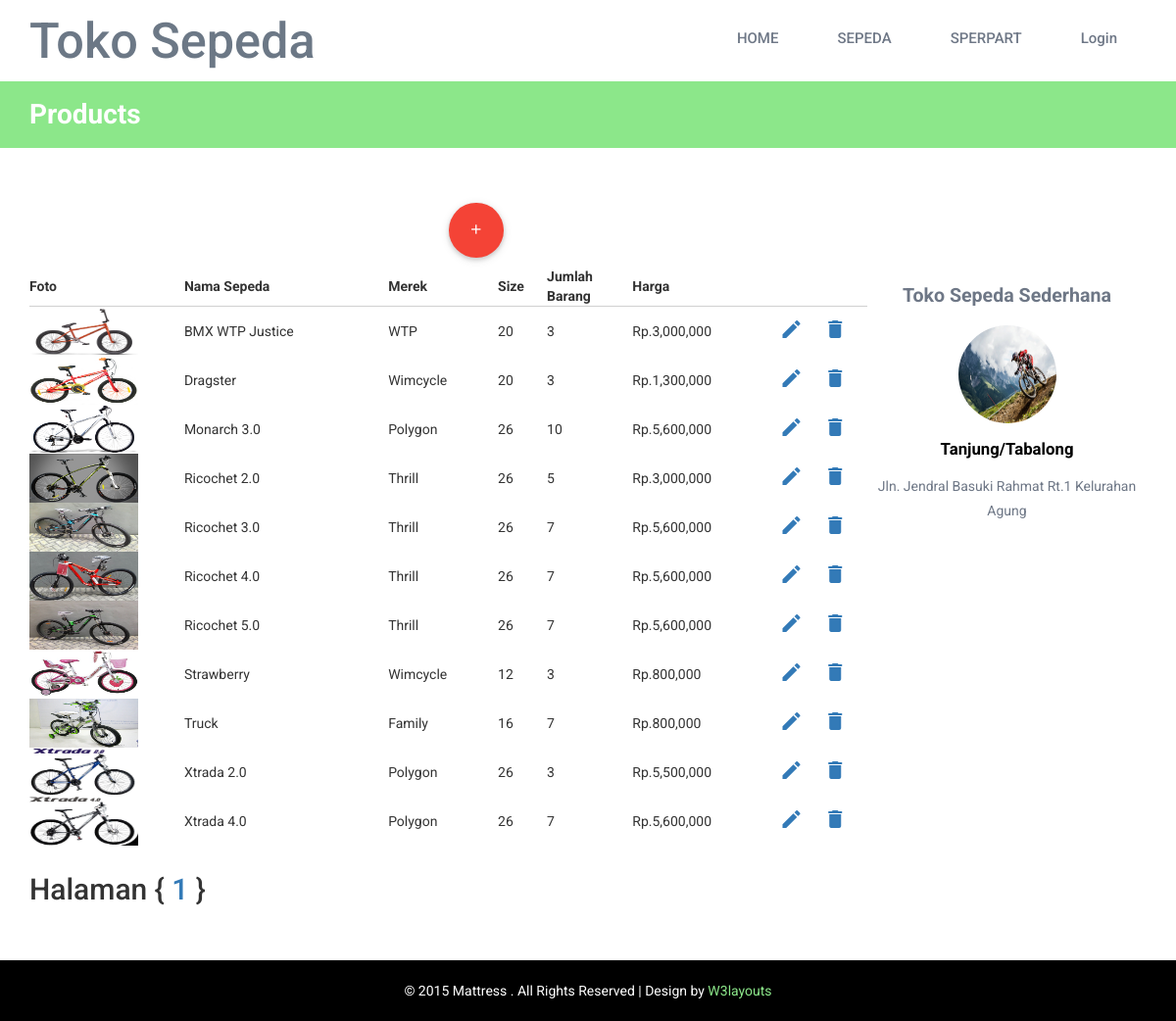
/php/admin/products.php, run on the app's committed database.
### tables this page shows
CREATE TABLE `sepeda` (
  `kode_sepeda` int(5) NOT NULL,
  `merek` varchar(50) NOT NULL,
  `nama_sepeda` varchar(50) NOT NULL,
  `size_sepeda` varchar(2) NOT NULL,
  `harga_sepeda` int(100) NOT NULL,
  `jumlah_barang` int(11) NOT NULL,
  `gambar` varchar(50) NOT NULL
);

### php/admin/products.php (the view, shortened to what this page needs)
<?php
include_once('../connect.php');
?>
<!DOCTYPE html>
<html>
<head>
<link href="../../materialize/css/materialize.css" rel="stylesheet" type="text/css" media="all" />
<link href="../../materialize/css/materialize.min.css" rel="stylesheet" type="text/css" media="all" />
<link href="../../css/bootstrap.css" rel="stylesheet" type="text/css" media="all" />
<link href="../../css/style.css" rel="stylesheet" type="text/css" media="all" />
<link href="../../css/memenu.css" rel="stylesheet" type="text/css" media="all" />
</head>
<body>
		<div class="container">
			<div class="head-top">
				<div class="logo">
					<h1><a href="admin.php">Toko Sepeda</a></h1>
				</div>
		  <div class=" h_menu4">
				<ul class="memenu skyblue">
					  <li><a class="color8" href="admin.php">HOME</a></li>
				      <li><a class="color1" href="#">SEPEDA</a>
					</li>
				    <li class="grid"><a class="color2" href="#">SPERPART</a>
			    </li>
				<li><a class="color4" href="login.html">Login</a></li>
			  </ul>
			</div>
		</div>
		</div>
	<div class="grow">
		<div class="container">
			<h2>Products</h2>
		</div>
	</div>
	<div class="pro-du">
		<div class="container">
			<div class="col-md-9 product1">
				<div class=" bottom-product">
					<?php
					$pilihanmenu = $_GET['id'];
					$perpage = 15;
			    $page = isset($_GET["halaman"]) ? (int) $_GET["halaman"] : 1;
			    $start = ($page > 1) ? ($page * $perpage) - $perpage : 0;
			    $isi = "SELECT * FROM sepeda WHERE merek LIKE '%$pilihanmenu%' ORDER BY nama_sepeda ASC LIMIT $start, $perpage";
			    $result2 = $db->query($isi);
			    $result = $db->query("SELECT *FROM sepeda");
			    $total = $result->num_rows;
			    $pages = ceil($total / $perpage);
					?>
						<table class="responsive-table">
	  				<a href="tambah.php" class="btn-floating btn-large waves-effect waves-light red"><i class="material-icons">add</i></a>
			        <thead>
			          <tr>
			              <th data-field="id">Foto</th>
			              <th data-field="name">Nama Sepeda</th>
			              <th data-field="price">Merek</th>
										<th data-field="price">Size</th>
										<th data-field="price">Jumlah<br>Barang</th>
										<th data-field="price">Harga</th>
			          </tr>
			        </thead>
					<?php
			        while ($hasil = $result2->fetch_assoc()) {
			            $uang = $hasil['harga_sepeda'];
			            $jlh_desimal = '0';
			            $pemisah_desimal = '.';
			            $pemisah_ribuan = ',';
			            ?>
					<div class="col-md-6 bottom-cd simpleCart_shelfItem">
						<tbody>
							<tr>
								<td><img src="../../gambar_sepeda/<?= $hasil['gambar']; ?>" width="70%" height="50px"></td>
								<td><?= $hasil['nama_sepeda']; ?></td>
								<td><?= $hasil['merek']; ?></td>
								<td><?= $hasil['size_sepeda']; ?></td>
								<td><?= $hasil['jumlah_barang']; ?></td>
								<td>Rp.<?= number_format($uang, $jlh_desimal, $pemisah_desimal, $pemisah_ribuan);  ?></td>
								<td><a href="edit.php?kode_sepeda=<?= $hasil['kode_sepeda']; ?>"><i class="material-icons">mode_edit</i></a></td>
								<td><a href="hapus.php?kode_sepeda=<?= $hasil['kode_sepeda']; ?>"><i class="material-icons">delete</i></a></td>
							</tr>
					</div>
					<?php
			}
			?>
			</table>
				</div>
				<h2>Halaman {
				<?php
				for ($i = 1; $i <= $pages; $i++) {
				?>
								<a href="?halaman=<?= $i ?>"><?= $i ?></a>
								<?php
						}
						?>
					}
				</div>
				<div class="pr-btm">
				<h4>Toko Sepeda Sederhana</h4>
					<img class="img-responsive" src="../../images/profil.jpg" alt="">
					<h6>Tanjung/Tabalong</h6>
					<p>Jln. Jendral Basuki Rahmat Rt.1 Kelurahan Agung</p>
				</div>
			</div>
		</div>
		<div class="footer-class">
		<p>© 2015 Mattress . All Rights Reserved | Design by  <a href="http://w3layouts.com/" target="_blank">W3layouts</a> </p>
		</div>
</body>
</html>

### css/style.css (style rules this page uses)
body { background:#fff; font-family: 'Roboto', sans-serif; }
a { transition: 0.5s all; -webkit-transition: 0.5s all; -o-transition: 0.5s all; -moz-transition: 0.5s all; -ms-transition: 0.5s all; }
ul { padding: 0; margin: 0; }
h1,h2,h3,h4,h5,h6,label,p { margin:0; }
.logo { float: left; }
.head-top { padding: 1em 0; }
.logo h1 a { color: #6c7886; font-size: 1.4em; text-decoration: none; }
.h_menu4 { margin: 7px 0 0px; float: right; }
.footer-class p { color:#fff; font-size:1em; }
.footer-class p a { color:#8ce78a; text-decoration:none; }
.footer-class { padding: 1.5em 0; text-align:center; background:#000; }
.bottom-product { margin-bottom: 2em; margin-top: 0em; }
.product1 { padding: 0; }
.pr-btm h4 { color: #6e7786; font-size: 1.4em; font-weight: 700; margin: 0 0 1em; }
.pr-btm h6 { font-size: 1.2em; font-weight: 700; margin: 1em 0; color: #000; }
.pr-btm p { color: #6e7786; font-size: 1em; margin: 1em 0; line-height: 1.8em; }
.pr-btm { text-align: center; margin:6em 0 0; }
.pr-btm img { width: 100px; height: 100px; border-radius: 50%; margin: 0 auto; }
.bottom-cd.simpleCart_shelfItem { padding-right: 5em; }
.grow { background-color: #8ce78a; padding: 1.3em 0; }
.grow h2 { color: #fff; font-size: 2em; margin: 0; font-weight: 700; }
.pro-du { padding: 4em 0; }

### css/memenu.css (style rules this page uses)
.memenu { margin-bottom:0px;padding:0;width:100%;list-style:none;display:inline-block;position:relative;font-size:15px }
.memenu li { margin-bottom:-5px;display:inline }
.memenu>li>a { float:left;padding:8px 30px;text-decoration:none;text-transform:capitalize;font-size:1em; font-weight: 500; -webkit-transition: all 0.3s ease-in-out; -moz-transition: all 0.3s ease-in-out; -o-transition: all 0.3s ease-in-out; transition: all 0.3s ease-in-out; }
.skyblue li>a,.skyblue>li.showhide span { color:#6f7887 }

### data on the page
sepeda: gambar (picture), nama_sepeda "BMX WTP Justice", merek "WTP", size_sepeda "20", jumlah_barang "3", harga_sepeda "3,000,000"
sepeda: gambar (picture), nama_sepeda "Dragster", merek "Wimcycle", size_sepeda "20", jumlah_barang "3", harga_sepeda "1,300,000"
sepeda: gambar (picture), nama_sepeda "Monarch 3.0", merek "Polygon", size_sepeda "26", jumlah_barang "10", harga_sepeda "5,600,000"
sepeda: gambar (picture), nama_sepeda "Ricochet 2.0", merek "Thrill", size_sepeda "26", jumlah_barang "5", harga_sepeda "3,000,000"
sepeda: gambar (picture), nama_sepeda "Ricochet 3.0", merek "Thrill", size_sepeda "26", jumlah_barang "7", harga_sepeda "5,600,000"
sepeda: gambar (picture), nama_sepeda "Ricochet 4.0", merek "Thrill", size_sepeda "26", jumlah_barang "7", harga_sepeda "5,600,000"
sepeda: gambar (picture), nama_sepeda "Ricochet 5.0", merek "Thrill", size_sepeda "26", jumlah_barang "7", harga_sepeda "5,600,000"
sepeda: gambar (picture), nama_sepeda "Strawberry", merek "Wimcycle", size_sepeda "12", jumlah_barang "3", harga_sepeda "800,000"
sepeda: gambar (picture), nama_sepeda "Truck", merek "Family", size_sepeda "16", jumlah_barang "7", harga_sepeda "800,000"
sepeda: gambar (picture), nama_sepeda "Xtrada 2.0", merek "Polygon", size_sepeda "26", jumlah_barang "3", harga_sepeda "5,500,000"
sepeda: gambar (picture), nama_sepeda "Xtrada 4.0", merek "Polygon", size_sepeda "26", jumlah_barang "7", harga_sepeda "5,600,000"
